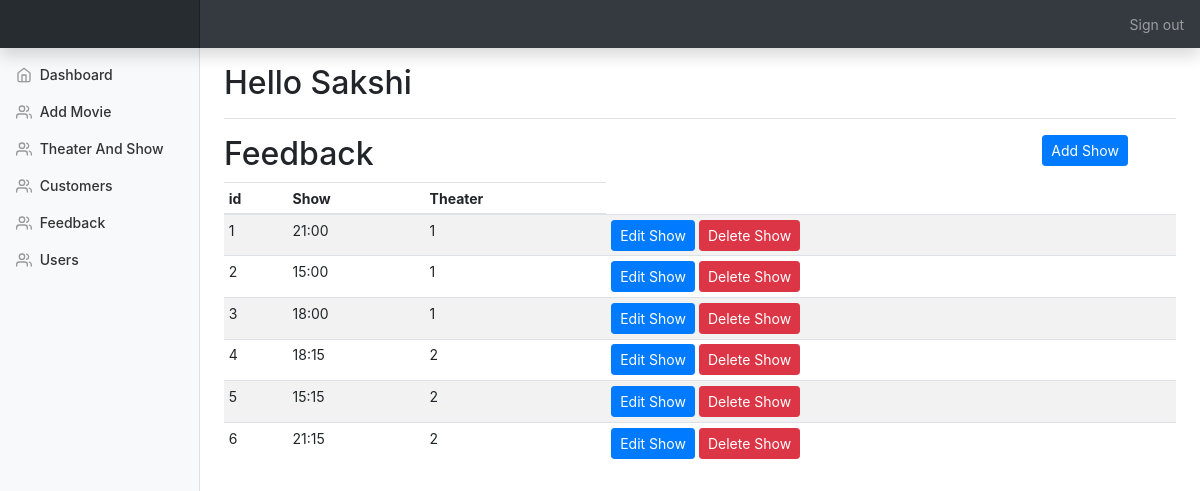
The app's page /admin/Theater_and_show.php (signed in) with its own data.
### tables this page shows
CREATE TABLE `theater_show` (
  `id` int(25) NOT NULL,
  `show` varchar(100) NOT NULL,
  `theater` varchar(100) NOT NULL
);

### admin/Theater_and_show.php (the view, shortened to what this page needs)
<!doctype html>
<html lang="en">
  <head>
    <link rel="stylesheet" href='css/all.css' type='text/css'>
    <link rel="stylesheet" href='css/bootstrap.min.css' type='text/css'>
    <link rel="stylesheet" href='css/dashboard.css' type='text/css'>
<?php include_once("./templates/top.php"); ?>
<?php include_once("./templates/navbar.php"); ?>
<div class="container-fluid">
  <div class="row">
    <?php include "./templates/sidebar.php"; ?>
      <div class="row">
      	<div class="col-10">
      		<h2>Feedback</h2>
      	</div>
      	<div class="col-2">
          <button data-toggle="modal" data-target="#add_show" class="btn btn-primary btn-sm">Add Show</button>
        </div>
      </div>
      <div class="table-responsive">
        <table class="table table-striped table-sm">
          <thead>
            <tr>
              <th>id</th>
              <th>Show</th>
              <th>Theater</th>
            </tr>
          </thead>
          <tbody id="product_list">
           <?php
include_once 'Database.php';
$result = mysqli_query($conn,"SELECT * FROM theater_show");
if (mysqli_num_rows($result) > 0) {
  while($row = mysqli_fetch_array($result)) {
    ?>
    <tr>
              <td><?php echo $row['id'];?></td>
              <td><?php echo $row['show'];?></td>
              <td><?php echo $row['theater'];?></td>
              <td>
                  <button data-toggle="modal" data-target="#update_show<?php echo $row['id'];?>" class="btn btn-primary btn-sm">Edit Show</button>
                  <button data-toggle="modal" data-target="#delete_show<?php echo $row['id'];?>" class="btn btn-danger btn-sm">Delete Show</button>
               </td>
                </tr>
  <?php
  }
}
?>
          </tbody>
        </table>
      </div>
    </main>
  </div>
</div>
<?php include_once("./templates/footer.php"); ?>

### admin/css/dashboard.css (style rules this page uses)
body { font-size: .875rem; }

### records on screen
theater_show: id "1", show "21:00", theater "1"
theater_show: id "2", show "15:00", theater "1"
theater_show: id "3", show "18:00", theater "1"
theater_show: id "4", show "18:15", theater "2"
theater_show: id "5", show "15:15", theater "2"
theater_show: id "6", show "21:15", theater "2"

### other values on screen
$_SESSION["admin"] "Sakshi"
